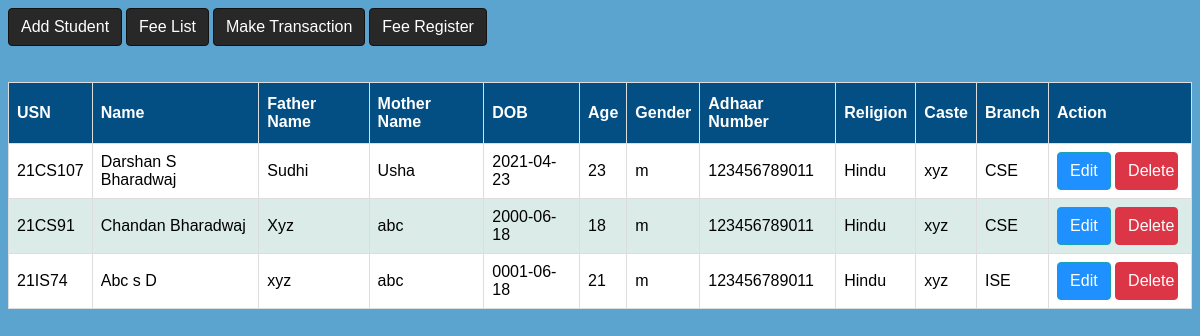
The page / on the database its author committed.
### tables this page shows
CREATE TABLE `student` (
  `USN` varchar(20) NOT NULL,
  `Name` varchar(100) NOT NULL,
  `Father_name` varchar(50) NOT NULL,
  `Mother_name` varchar(50) NOT NULL,
  `DOB` date NOT NULL,
  `Age` int(10) NOT NULL,
  `Gender` char(1) NOT NULL,
  `Adhar_number` bigint(30) NOT NULL,
  `Religion` varchar(20) NOT NULL,
  `Caste` varchar(20) NOT NULL,
  `branch` varchar(50) NOT NULL
);

### func.php (called while the page is built, shortened)
	<?php
require_once "conn.php";
function select()
{
    global $conn;
    $stmt = $conn->query("SELECT * FROM student");
  return $stmt;
}
?>

### index.php (the view, shortened to what this page needs)
<!DOCTYPE html>
<html lang="en">
<head>
    <link rel="stylesheet" href="main.css">
</head>
<body>
<?php
include_once "func.php";
$result=select();
?>
<button class='btn btn-add'><a href='list.php'>Add Student </a></button>
<button class='btn btn-add'><a href='fee_list.php'>Fee List </a></button>
<button class='btn btn-add'><a href='fee_transaction.php'>Make Transaction </a></button>
<button class='btn btn-add'><a href='fee_register.php'>Fee Register </a></button>
<br><br><br>
<table id="info">
  <tr>
    <th>USN</th>
    <th>Name</th>
    <th>Father Name</th>
    <th>Mother Name</th>
    <th>DOB</th>
    <th>Age</th>
    <th>Gender</th>
    <th>Adhaar Number</th>
    <th>Religion</th>
    <th>Caste</th>
    <th>Branch</th>
    <th colspan=2>Action</th>
  </tr>
  <tr>
    <?php
if ($result->num_rows > 0) {
  while($row = $result->fetch_assoc()) {
    echo "<tr>";
    echo  "<td>".$row["USN"]. "</td>";
    echo  "<td>".$row["Name"]. "</td>";
    echo  "<td>".$row["Father_name"]. "</td>";
    echo  "<td>".$row["Mother_name"]. "</td>";
    echo  "<td>".$row["DOB"]. "</td>";
    echo  "<td>".$row["Age"]. "</td>";
    echo  "<td>".$row["Gender"]. "</td>";
    echo  "<td>".$row["Adhar_number"]. "</td>";
    echo  "<td>".$row["Religion"]. "</td>";
    echo  "<td>".$row["Caste"]. "</td>";
    echo  "<td>".$row["branch"]. "</td>";
    echo "<td><button type='button' class='btn btn-edit'><a href='update.php?usn=".$row["USN"]."'>Edit</a></button>
              <button type='button' class='btn btn-delete'><a href='delete.php?usn=".$row["USN"]."'>Delete</a></button></td>";
    echo "</tr>";
  }
}
    ?>
  </tr>
</table>
</body>
</html>

### main.css (style rules this page uses)
* { box-sizing: border-box; }
body { !background: linear-gradient(black,#2144); !background-image: linear-gradient(to right top, #051937, #004d7a, #008793, #00bf72, #a8eb12); }
body { background:#5ba4cf }
#info { font-family: Arial, Helvetica, sans-serif; border-collapse: collapse; width: 100%; }
#info td, #info th { border: 1px solid #ddd; padding: 8px; }
a { color:#fff; text-decoration:none }
#info tr:nth-child(odd) { background-color:white; }
#info tr:nth-child(even) { background-color: #daebe8; }
#info th { padding-top: 12px; padding-bottom: 12px; text-align: left; background-color:#034f84 ; color: white; }
.btn { display: inline-block; font-weight: 400; border: 1px solid transparent; padding: 6px 12px; font-size: 16px; line-height: 1.5; border-radius: 4px; transition: color 0.15s ease-in-out; outline:none; }
.btn-edit { color: #fff; background-color: dodgerblue; border-color: #17a2b8; }
.btn-delete { color: #212529; background-color: #dc3545; border-color: #dc3545; width:50%; }
.btn-add { color: white; background-color: rgb(40, 40, 40); border-color: rgb(19, 19, 19); }

### index.php (style rules this page uses)
body { background:#5ba4cf }

### rows shown on the page
student: USN "21CS107", Name "Darshan S Bharadwaj", Father_name "Sudhi", Mother_name "Usha", DOB "2021-04-23", Age "23", Gender "m", Adhar_number "123456789011", Religion "Hindu", Caste "xyz", branch "CSE"
student: USN "21CS91", Name "Chandan Bharadwaj", Father_name "Xyz", Mother_name "abc", DOB "2000-06-18", Age "18", Gender "m", Adhar_number "123456789011", Religion "Hindu", Caste "xyz", branch "CSE"
student: USN "21IS74", Name "Abc s D", Father_name "xyz", Mother_name "abc", DOB "0001-06-18", Age "21", Gender "m", Adhar_number "123456789011", Religion "Hindu", Caste "xyz", branch "ISE"
